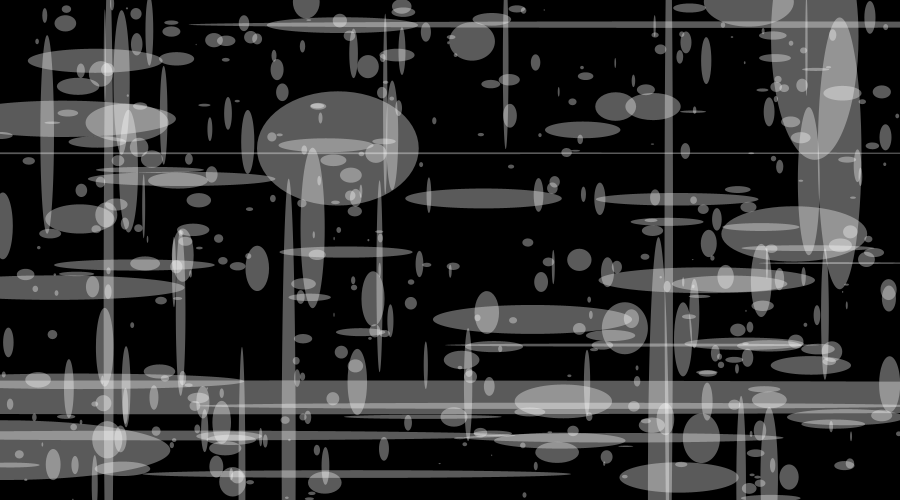
Frame 1 (no input)
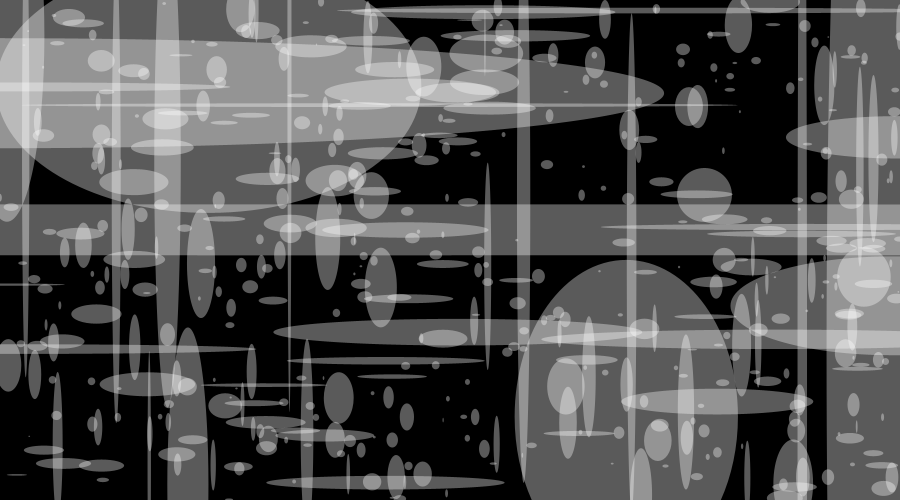
Frame 60 (the mouse pressed at the canvas centre just before this capture)
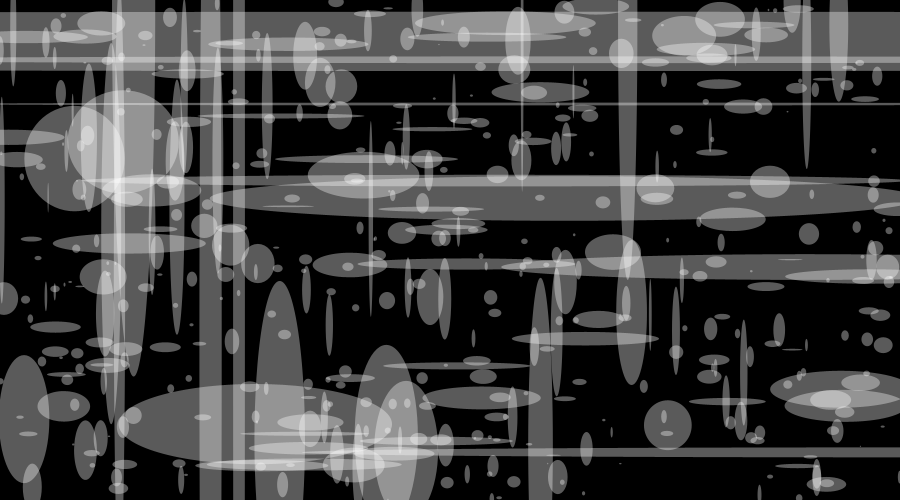
Frame 120 (the mouse held since frame 60 and released just before this capture)

The Processing sketch that drew these frames (run headless with seeded random() and noise(); from frame 60 on, the mouse is pressed at the canvas centre):

// Processing sketch: processing_138750
// ── processing_138750.pde

float [] x = new float[500];
float [] y = new float[500];
float [] t = new float[500];
float [] v = new float[500];

void setup() {
  size(900,500);
  frameRate(10);
  for (int p=0; p < x.length; p++) {
    x[p]=random(width);
    y[p]=random(height);
    t[p]=random(5, 50);
    v[p]=random(0.1,3);
  }
}
void draw() {
  background(0);
   for (int p=0; p < t.length; p++) {
    x[p]+=v[p];
    if(x[p] > width){
      x[p] = 0;
    }
    fill(255,255,255,90);
    smooth();
    noStroke();
    ellipse(x[p],y[p],t[p]/random(5),t[p]/random(5));
  }
}
void mousePressed() {
  loop();
}
 

void mouseReleased() {
  noLoop();
}
